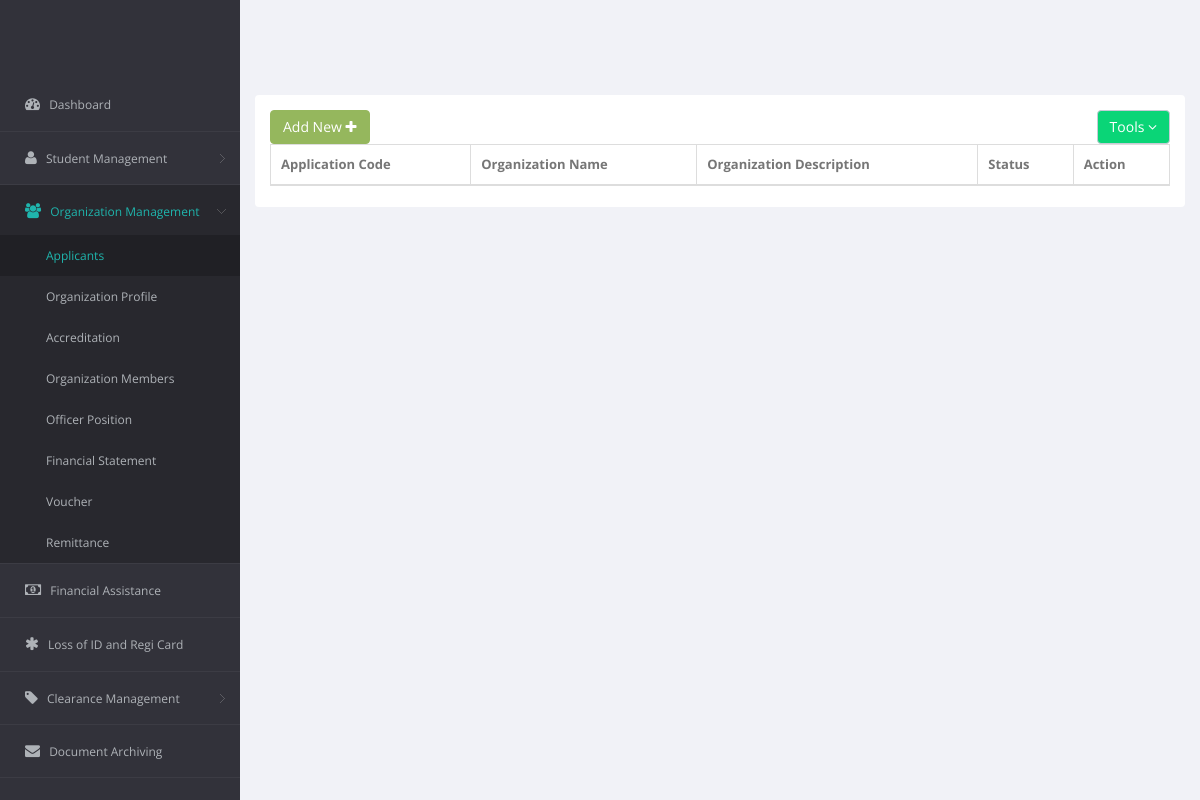
Before: /OSAS_Dir/Organization/OrganizationApplication.php with the older database file.
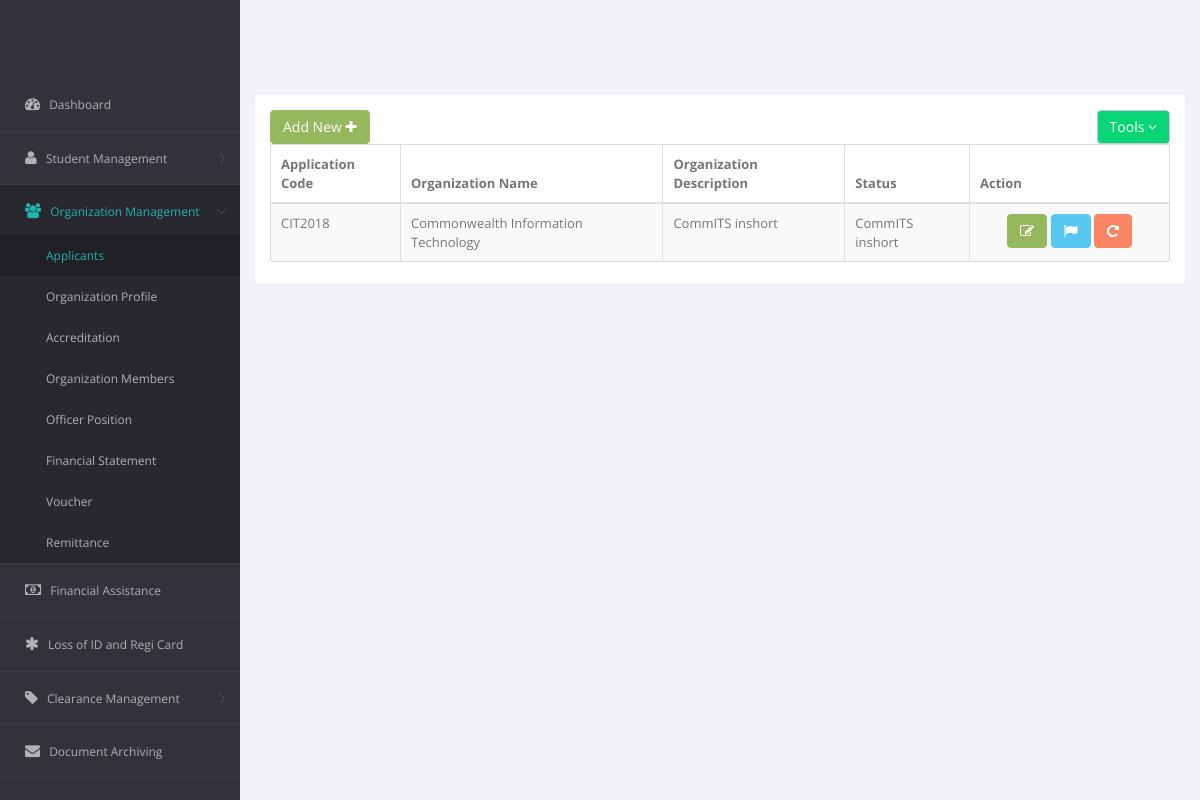
After: the same page with the newer database file.
### tables this page shows
CREATE TABLE IF NOT EXISTS `r_org_applicant_profile` (
  `OrgAppProfile_ID` int(11) NOT NULL AUTO_INCREMENT,
  `OrgAppProfile_APPL_CODE` varchar(15) NOT NULL,
  `OrgAppProfile_NAME` varchar(100) NOT NULL,
  `OrgAppProfile_DESCRIPTION` varchar(500) DEFAULT 'Organization description should be here!',
  `OrgAppProfile_STATUS` varchar(100) NOT NULL DEFAULT 'This application is ready for accreditation',
  `OrgAppProfile_DATE_ADD` datetime NOT NULL DEFAULT CURRENT_TIMESTAMP,
  `OrgAppProfile_DATE_MOD` datetime NOT NULL DEFAULT CURRENT_TIMESTAMP,
  `OrgAppProfile_DISPLAY_STAT` enum('Active','Inactive') DEFAULT 'Active',
  PRIMARY KEY (`OrgAppProfile_ID`),
  UNIQUE KEY `UNQ_OrgAppProfile_ORG_CODE` (`OrgAppProfile_APPL_CODE`)
);

### OSAS_Dir/Organization/OrganizationApplication.php (the view, shortened to what this page needs)
<!DOCTYPE html>
<html>
<head>
    <?php
$currentPage ='OSAS_OrgApplication';
include('../../config/connection.php');
?>
        <link href="../../bs3/css/bootstrap.min.css" rel="stylesheet">
        <link href="../../js/jquery-ui/jquery-ui-1.10.1.custom.min.css" rel="stylesheet">
        <link href="../../css/bootstrap-reset.css" rel="stylesheet">
        <link href="../../font-awesome/css/font-awesome.css" rel="stylesheet">
        <link href="../../js/jvector-map/jquery-jvectormap-1.2.2.css" rel="stylesheet">
        <link href="../../css/clndr.css" rel="stylesheet">
        <link href="../../js/css3clock/css/style.css" rel="stylesheet">
        <link rel="stylesheet" href="../../js/morris-chart/morris.css">
        <link href="../../css/style.css" rel="stylesheet">
        <link href="../../css/style-responsive.css" rel="stylesheet" />
        <link href="../../js/sweetalert/sweetalert.css" rel="stylesheet">
        <link href="../../js/advanced-datatable/css/demo_page.css" rel="stylesheet" />
        <link href="../../js/advanced-datatable/css/demo_table.css" rel="stylesheet" />
        <link rel="stylesheet" href="../../js/data-tables/DT_bootstrap.css" />
        <link href="../../css/style.css" rel="stylesheet">
        <link href="../../css/style-responsive.css" rel="stylesheet" />
        <link rel="stylesheet" type="text/css" href="../../js/select2/select2.css" />
        <link rel="stylesheet" type="text/css" href="../../js/jquery-multi-select/css/multi-select.css" />
</head>
<body>
    <section id="container">
        <aside>
            <div id="sidebar" class="nav-collapse">
                <?php
                include('../sidenav.php')
                ?>
            </div>
        </aside>
        <section id="main-content">
            <section class="wrapper">
                <div class="row" id="tableForm">
                    <div class="col-sm-12">
                        <section class="panel">
                            <div class="panel-body">
                                <div class="adv-table editable-table ">
                                    <div class="clearfix">
                                        <div class="btn-group">
                                            <button id="editable-sample_new" data-toggle="modal" id="openAddmodal" href="#Add" class="btn btn-success">
                                        Add New <i class="fa fa-plus"></i>
                                    </button>
                                        </div>
                                        <div class="btn-group pull-right">
                                            <button class="btn btn-default dropdown-toggle" data-toggle="dropdown">Tools <i class="fa fa-angle-down"></i>
                                    </button>
                                        </div>
                                    </div>
                                    <table class="table table-striped table-hover table-bordered" id="editable-sample">
                                        <thead>
                                            <tr>
                                                <th>Application Code</th>
                                                <th>Organization Name</th>
                                                <th>Organization Description</th>
                                                <th>Status</th>
                                                <th>Action</th>
                                            </tr>
                                        </thead>
                                        <tbody>
                                            <?php
                                        $view_query = mysqli_query($con,"SELECT * FROM `r_org_applicant_profile` WHERE OrgAppProfile_DISPLAY_STAT = 'Active'");
                                        while($row = mysqli_fetch_assoc($view_query))
                                        {
                                            $code = $row["OrgAppProfile_APPL_CODE"];
                                            $name = $row["OrgAppProfile_NAME"];
                                            $desc = $row["OrgAppProfile_DESCRIPTION"];
                                            echo "
                                            <tr class=''>
                                                <td>$code</td>
                                                <td>$name</td>
                                                <td>$desc</td>
                                                <td>$desc</td>
                                                <td style='width:200px'>
                                                    <center>
                                                        <a class='btn btn-success edit' style='color:white' data-toggle='modal' href='#Edit' href='javascript:;'><i class='fa fa-edit'></i></a>
                                                         <a class='btn btn-info wizardOpen' href='javascript:;'><i class='fa fa-flag'></i></a>
                                                        <a class='btn btn-danger delete' href='javascript:;'><i class='fa fa-rotate-right'></i></a>
                                                    </center>
                                                </td>
                                            </tr>
                                                    ";
                                        }
									?>
                                        </tbody>
                                    </table>
                                </div>
                            </div>
                        </section>
                    </div>
                </div>
            </section>
        </section>
    </section>
</body>
</html>

### OSAS_Dir/sidenav.php (shortened to what this page needs)
<aside>
    <div id="sidebar" class="nav-collapse">
        <div class="leftside-navigation">
            <ul class="sidebar-menu" id="nav-accordion">
                <li> <a <?php if( $currentPage==='OSAS_Dashboard' ) {echo 'class="active"';} ?> href="dashboard.php">
                        <i class ="fa fa-dashboard" ></i>
                        <span>Dashboard</span>
                    </a> </li>
                <li class="sub-menu"> <a <?php if( $currentPage==='OSAS_StudProfile' || $currentPage==='OSAS_StudSanction' ) { echo 'class="active"';} ?> href="javascript:;">
                        <i class="fa fa-user"></i>
                        <span>Student Management</span>
                    </a>
                </li>
                <li class="sub-menu">
                    <a href="javascript:;" <?php if( $currentPage==='OSAS_OrgAccreditation' || $currentPage==='OSAS_OrgApplication' || $currentPage==='OSAS_OrgCompliance' || $currentPage==='OSAS_OrgPos' || $currentPage==='OSAS_OrgMem' ) { echo 'class="active"';} ?> > <i class="fa fa-users"></i> <span>Organization Management</span> </a>
                    <ul class="sub">
                        <li <?php if( $currentPage==='OSAS_OrgApplication' ) { echo 'class="active"';} ?> ><a href="OrganizationApplication.php">Applicants</a></li>
                        <li <?php if( $currentPage==='OSAS_OrgCompliance' ) { echo 'class="active"';} ?> ><a href="OrganizationCompliance.php">Organization Profile</a></li>
                        <li <?php if( $currentPage==='OSAS_OrgAccreditation' ) { echo 'class="active"';} ?> ><a href="OrganizationAccreditation.php">Accreditation</a></li>
                        <li <?php if( $currentPage==='OSAS_OrgMem' ) { echo 'class="active"';} ?> ><a href="OrganizationMembers.php">Organization Members</a></li>
                        <li <?php if( $currentPage==='OSAS_OrgPos' ) { echo 'class="active"';} ?> ><a href="OrganizationPosition.php">Officer Position</a></li>
                        <li><a href="#">Financial Statement</a></li>
                        <li><a href="#">Voucher</a></li>
                        <li><a href="#">Remittance</a></li>
                    </ul>
                </li>
                <li> <a <?php if( $currentPage==='OSAS_Financial' ) {echo 'class="active"';} ?> href="finanAssign.php">
                        <i class="fa fa-money"></i>
                        <span>Financial Assistance</span>
                    </a> </li>
                <li>
                    <a <?php if( $currentPage==='OSAS_LossID' ) {echo 'class="active"';} ?> href="LossIDRegicard.php"> <i class="fa fa-asterisk"></i> <span>Loss of ID and Regi Card</span> </a>
                </li>
                <li class="sub-menu">
                    <a <?php if( $currentPage==='OSAS_StudClearance' ) { echo 'class="active"';}?>  href="javascript:;" > <i class="fa fa-tag"></i> <span>Clearance Management</span> </a>
                </li>
                <li class="sub-menu">
                    <a href="docuArchiving.php" <?php if( $currentPage==='OSAS_docuArchive' ) {echo 'class="active"';} ?> > <i class="fa fa-envelope"></i> <span>Document Archiving </span> </a>
                </li>
                <li class="sub-menu-bottom">
                </li>
            </ul>
        </div>
    </div>
</aside>

### OSAS_Dir/Organization/OrganizationApplication.php (style rules this page uses)
body { margin-top: 30px; }

Changed rows visible on the page:
added r_org_applicant_profile: OrgAppProfile_APPL_CODE "CIT2018", OrgAppProfile_NAME "Commonwealth Information Technology", OrgAppProfile_DESCRIPTION "CommITS inshort"
